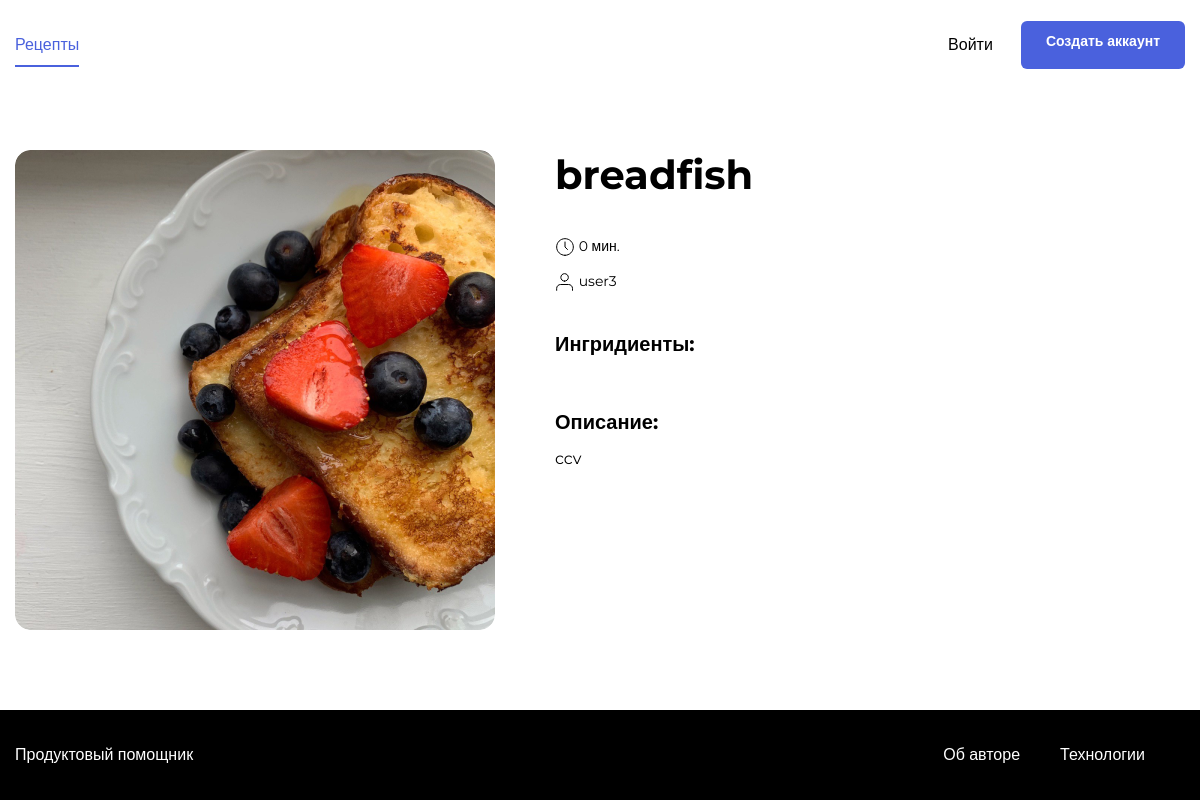
The app's page /recipe/5/, older data.
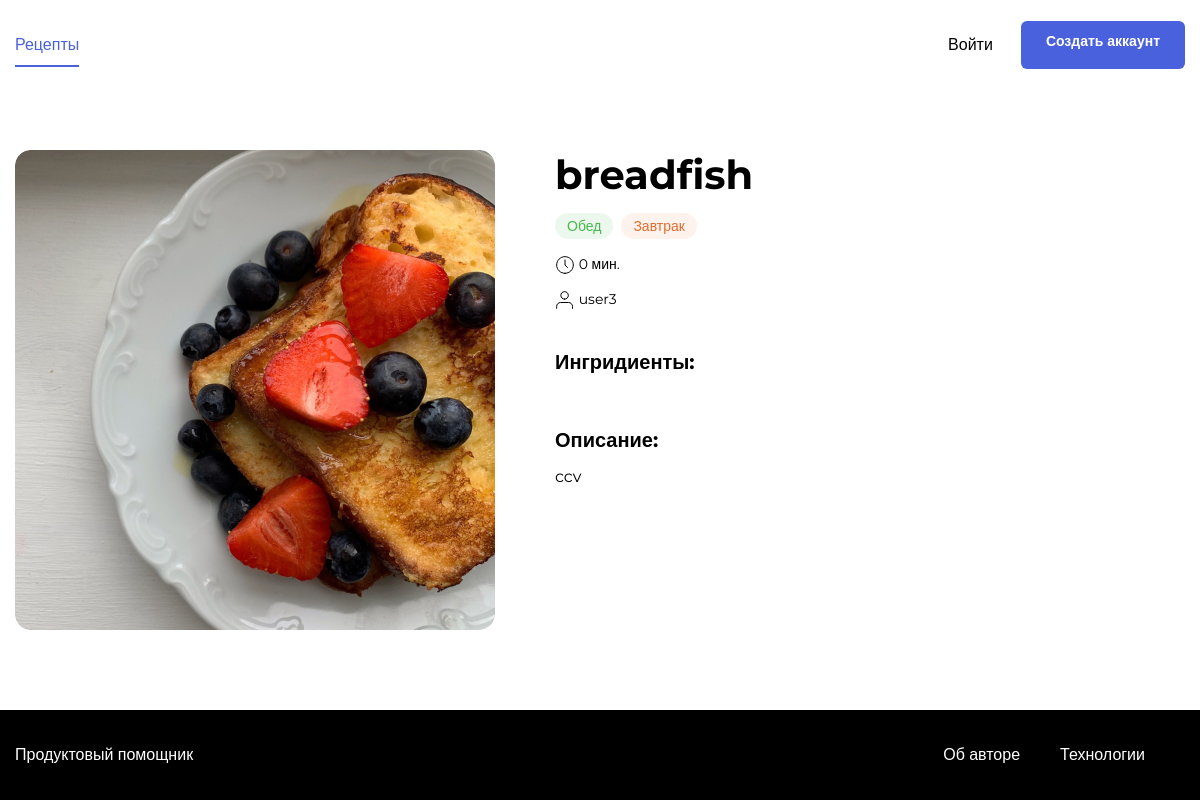
The same page, newer data.
### recipes/models.py (models this page shows, shortened)
class Tag(models.Model):
    title = models.CharField(max_length=100)
    en_title = models.CharField(max_length=100, null=True)

### foodgram/views.py (the view)
# urls.py: path('recipe/<int:recipe_id>/', foodgramviews.recipe, name="recipe"),
def recipe(request, recipe_id):
    recipe = get_object_or_404(Recipe, pk=recipe_id)
    in_favorites = None
    if str(request.user) != 'AnonymousUser':
        username = request.user
        in_favorites = Favorite.objects.filter(user=username, recipe=recipe).first()
    ingredients = zip(recipe.ingredients.all(), recipe.recipeingredient_set.all())
    return render(request, 'singlePage.html', {'recipe' : recipe, 'ingredients' : ingredients, 'in_favorites': in_favorites})

### recipes/templates/singlePage.html (shortened to what this page needs)
<!doctype html>
{% load static %}
<html lang="en">
<head>
    <link rel="stylesheet" href="{% static './pages/single.css' %}">
</head>
<body class="body">
<header class="header">
    {% if user.is_authenticated %}
        {% include 'includes/nav_auth.html' %}
    {% else %}
        {% include 'includes/nav_not_auth.html' %}
    {% endif %}
</header>
    <main class="main container">
        <div class="single-card" data-id= '{{ recipe.id }}' data-author= '{{ recipe.author.id }}'>
            <img src="{{ STATIC_URL }}/{{ recipe.image }}" alt="{{ recipe.title }}" class="single-card__image">
            <div class="single-card__info">
                <div class="single-card__header-info">
                    <h1 class="single-card__title">{{ recipe.title }}</h1>
                </div>
                <ul class="single-card__items">
                    {% for tag in recipe.tag.all %}
                        {% if tag.title == 'Обед' %}
                            <li class="single-card__item"><span class="badge badge_style_green">Обед</span></li>
                        {% elif tag.title == 'Завтрак' %}
                            <li class="single-card__item"><span class="badge badge_style_orange">Завтрак</span></li>
                        {% elif tag.title == 'Ужин' %}
                            <li class="single-card__item"><span class="badge badge_style_purple">Ужин</span></li>
                        {% endif %}
                   {% endfor %}
                </ul>
                <div class="single-card__items single-card__items_column">
                    <p class="single-card__text"><span class="icon-time"></span> {{ recipe.preparing_time }} мин.</p>
                    <ul class="single-card__items">
                        <li class="single-card__item"><p class="single-card__text"><span class="icon-user"></span> {{ recipe.author }}</p></li>
                    </ul>
                </div>
                <div class="single-card__section">
                    <h3 class="single-card__section-title">Ингридиенты:</h3>
                </div>
                <div class="single-card__section">
                    <h3 class="single-card__section-title">Описание:</h3>
                    <p class=" single-card__section-text">{{ recipe.text }}</p>
                </div>
            </div>
        </div>
    </main>
    {% include 'includes/footer.html' %}
</body>
</html>

Row changes from the older to the newer data that the page shows:
now on this page (row edited): Tag: title "Обед"
now on this page (row edited): Tag: title "Завтрак"
